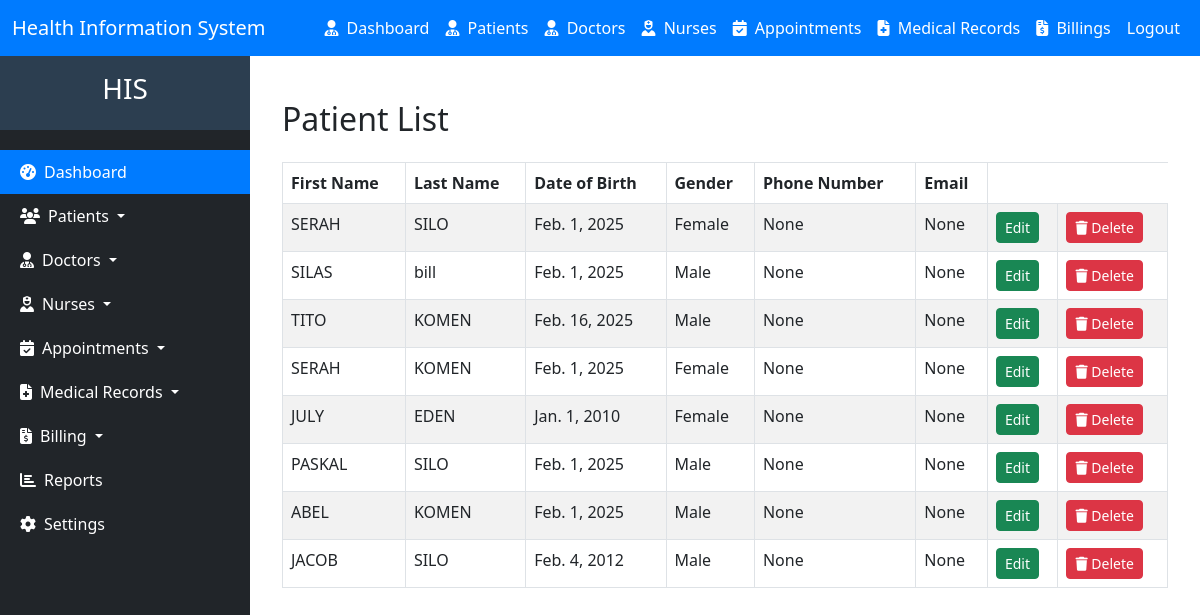
Before: /patient/list (signed in) with the older database file.
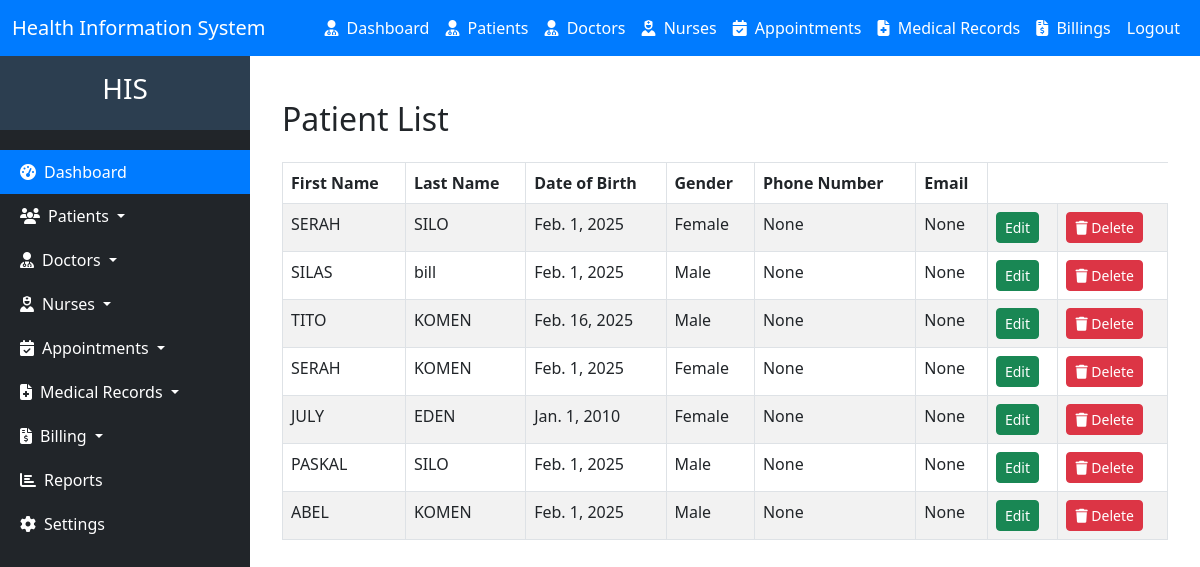
After: the same page with the newer database file.
### hms/models.py (models this page shows, shortened)
class Patient(models.Model):
    national_id = models.CharField(max_length=20, unique=True, blank=True, null=True, validators=[RegexValidator(r'^\d{1,10}$', message='Only digits are allowed')])
    first_name = models.CharField(max_length=50)
    last_name = models.CharField(max_length=50)
    date_of_birth = models.DateField()
    GENDER_CHOICES = [
        ('M', 'Male'),
        ('F', 'Female'),
    ]
    gender = models.CharField(max_length=1, choices=GENDER_CHOICES)
    phone_number = models.CharField(max_length=15, blank=True, null=True, validators=[RegexValidator(regex='^\+?1?\d{9,15}$', message='Phone number must be in the format: +254712345678.')])
    email = models.EmailField(max_length=50, blank=True, null=True)
    address = models.CharField(max_length=100, blank=True, null=True)
    blood_group = models.CharField(
        max_length=3,
        blank=True,
        null=True,
        choices=[
            ('A+', 'A+'),
            ('A-', 'A-'),
            ('B+', 'B+'),
            ('B-', 'B-'),
            ('AB+', 'AB+'),
            ('AB-', 'AB-'),
            ('O+', 'O+'),
            ('O-', 'O-'),
        ]
    )
    medical_history = models.TextField(blank=True, null=True)
    emergency_contact_name = models.CharField(max_length=100, blank=True, null=True)
    emergency_contact_phone = models.CharField(
        max_length=15,
        blank=True,
        null=True,
        validators=[RegexValidator(regex='^\+?1?\d{9,15}$', message='Phone number must be in the format: +254712345678.')]
    )
    created_at = models.DateTimeField(auto_now_add=True)
    updated_at = models.DateTimeField(auto_now=True)

### hms/views.py (the view)
# urls.py: path("patient/list", views.patient_list, name="patient_list"),
@login_required
def patient_list(request):
    patients = Patient.objects.all()
    return render(request, 'patient_list.html', {'patients': patients})

### hms/templates/patient_list.html (shortened to what this page needs)
{% extends 'base.html'%}
{% block content %}
<div class="container mt-4">
    <h2 class="mb-4">Patient List</h2>
    <table class="table table-striped table-bordered">
        <thead class="thead-dark">
            <tr>
                <th>First Name</th>
                <th>Last Name</th>
                <th>Date of Birth</th>
                <th>Gender</th>
                <th>Phone Number</th>
                <th>Email</th>
            </tr>
        </thead>
        <tbody>
            {% for patient in patients %}
            <tr>
                <td>{{ patient.first_name }}</td>
                <td>{{ patient.last_name }}</td>
                <td>{{ patient.date_of_birth }}</td>
                <td>{{ patient.get_gender_display }}</td>
                <td>{{ patient.phone_number }}</td>
                <td>{{ patient.email }}</td>
                <td><a href="{% url 'patient_update' patient.id %}" class="btn btn-success btn-sm">Edit</a></td>
                <td>  <form action="{% url 'delete_patient' patient.id %}" method="post" style="display: inline;">
                    <button type="submit" class="btn btn-danger btn-sm" onclick="return confirm('Are you sure you want to delete this patient?');">
                        <i class="fas fa-trash"></i> Delete
                    </button>
                </form>
            </td>
        </tr>
            {% endfor %}
        </tbody>
    </table>
</div>
{% endblock %}

Changed rows visible on the page:
removed Patient: first_name "JACOB", last_name "SILO", date_of_birth "Feb. 4, 2012", gender "Male", phone_number "None", email "None"
